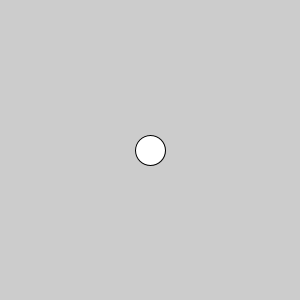
Frame 1 (no input)
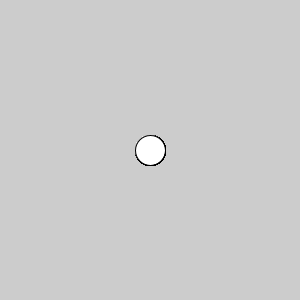
Frame 60 (the mouse pressed at the canvas centre just before this capture)
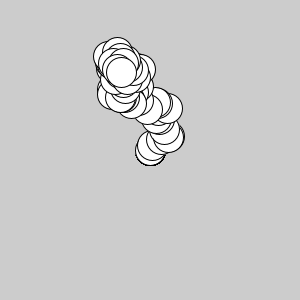
Frame 120 (the mouse held since frame 60 and released just before this capture)

The Processing sketch that drew these frames (run headless with seeded random() and noise(); from frame 60 on, the mouse is pressed at the canvas centre):

// Processing sketch: funcion_sin_parametros
// ── funcion_sin_parametros.pde


float posX, posY;
float s;

void setup(){
  size(300,300);
  posX = width/2;
  posY = height/2;
  s = 30;
}

void draw(){
  if(mousePressed){
   tirita(); 
  }
  ellipse(posX, posY, s, s);
}

void tirita(){
  posX += random(-10,10);
  posY += random(-10,10);
}
